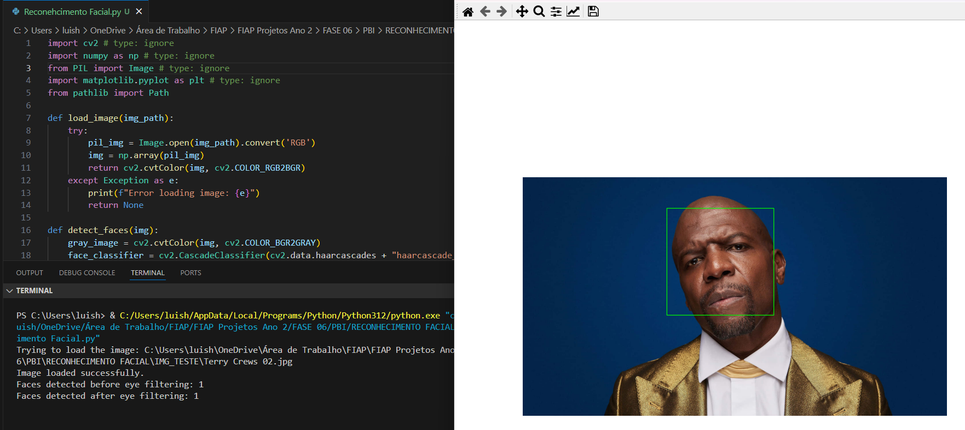
#> input picture FIAP Projetos Ano 2/FASE 06/PBI/RECONHECIMENTO FACIAL/Teste Resultado 00 (Reconhecimento Facial) - Terry Crews.png, 965 x 430 px, shrunk from 1763 x 786 before the run, given as the content of the folder P Projetos Ano 2/FASE 06/PBI/RECONHECIMENTO FACIAL/IMG_TESTE, which was not available
$ python 'Reconhecimento Facial - Identificacao Rosto.py'
#> lines starting #> are read from the running program, lines starting #| are printed output that depends on the picture; pictures that were not available may be replaced by others from this repository, and a replacement may not be noted
import cv2 # type: ignore
import numpy as np # type: ignore
from PIL import Image # type: ignore
import matplotlib.pyplot as plt # type: ignore
from pathlib import Path

def load_image(img_path):
    try:
        pil_img = Image.open(img_path).convert('RGB')
        img = np.array(pil_img)
        return cv2.cvtColor(img, cv2.COLOR_RGB2BGR)
    except Exception as e:
        print(f"Error loading image: {e}")
        return None

def detect_faces(img):
    gray_image = cv2.cvtColor(img, cv2.COLOR_BGR2GRAY)
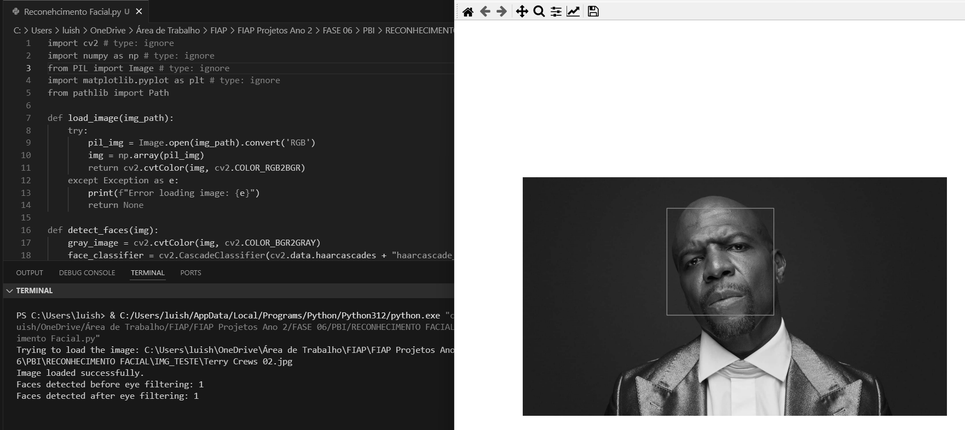
#> gray_image: shape (430, 965); min 0, max 255, mean 103
    face_classifier = cv2.CascadeClassifier(cv2.data.haarcascades + "haarcascade_frontalface_default.xml")
    faces = face_classifier.detectMultiScale(
        gray_image,
        scaleFactor=1.1,
        minNeighbors=5,  # Adjust as needed
        minSize=(30, 30),  # Adjust as needed
        flags=cv2.CASCADE_SCALE_IMAGE
    )
#> faces = [[663, 206, 111, 111]]
    return faces

def detect_eyes(gray_face):
    eye_classifier = cv2.CascadeClassifier(cv2.data.haarcascades + "haarcascade_eye.xml")
    eyes = eye_classifier.detectMultiScale(gray_face)
    return len(eyes) >= 1  # At least one eye detected

def filter_faces_with_eyes(img, faces):
    valid_faces = []
    gray_image = cv2.cvtColor(img, cv2.COLOR_BGR2GRAY)
    for (x, y, w, h) in faces:
        face_region = gray_image[y:y+h, x:x+w]
        if detect_eyes(face_region):
            valid_faces.append((x, y, w, h))
    return valid_faces

def draw_faces(img, faces, color=(0, 255, 0)):
    for (x, y, w, h) in faces:
        cv2.rectangle(img, (x, y), (x + w, y + h), color, 2)
    return img

# Path to the image
img_path = Path(r'C:\Users\luish\OneDrive\Área de Trabalho\FIAP\FIAP Projetos Ano 2\FASE 06\PBI\RECONHECIMENTO FACIAL\IMG_TESTE')
image_files = list(img_path.glob('*.jpg')) + list(img_path.glob('*.png'))

if not image_files:
    print("No image files found in the directory.")
    exit()

img_file = str(image_files[0])
print(f"Trying to load the image: {img_file}")

img = load_image(img_file)
if img is None:
    exit()

print("Image loaded successfully.")

faces = detect_faces(img)
#> faces = [[663, 206, 111, 111]]
print(f"Faces detected before eye filtering: {len(faces)}")
#| Faces detected before eye filtering: 1

faces = filter_faces_with_eyes(img, faces)
#> the loop in filter_faces_with_eyes, `for (x, y, w, h) in faces:` made 1 pass
#> (x, y, w, h, eyes in detect_eyes) on pass 1: (663, 206, 111, 111, [[62, 30, 22, 22], [19, 45, 22, 22]])
#> pass 1, in filter_faces_with_eyes, `face_region = gray_image[y:y+h, x:x+w]`:
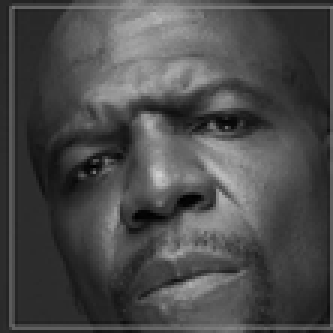
#> face_region: shape (111, 111) (shown 3 times larger); min 0, max 208, mean 74.4
#> after the loop in filter_faces_with_eyes, `for (x, y, w, h) in faces:`: valid_faces = [(663, 206, 111, 111)]
#> faces = [(663, 206, 111, 111)]
print(f"Faces detected after eye filtering: {len(faces)}")
#| Faces detected after eye filtering: 1

img_with_faces = draw_faces(img.copy(), faces)
#> the loop in draw_faces, `for (x, y, w, h) in faces:` made 1 pass

# Display the image
plt.figure(figsize=(10, 10))
plt.imshow(cv2.cvtColor(img_with_faces, cv2.COLOR_BGR2RGB))
plt.axis('off')
plt.show()
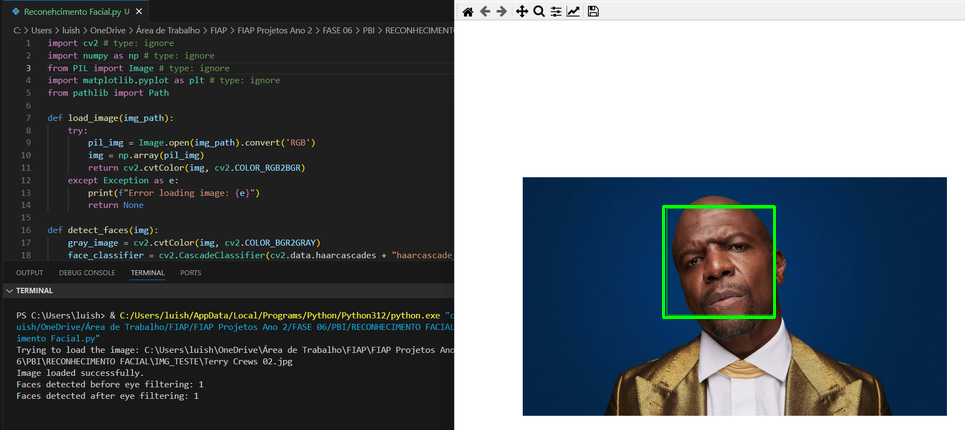
#> shown: shape (430, 965, 3); mean R, G, B 98.5, 104.6, 109.1

# Save the image with detected faces
output_path = img_path / 'resultado_deteccao_facial_melhorado.jpg'
cv2.imwrite(str(output_path), img_with_faces)
print(f"Image with face detection saved at: {output_path}")
